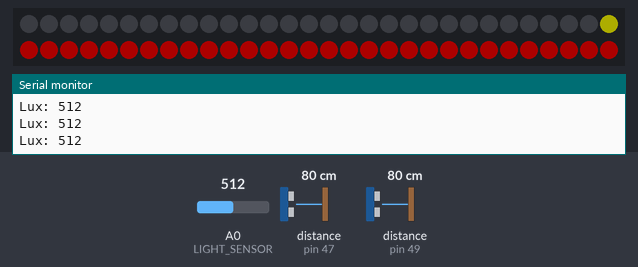
Recording of a sketch running on a simulated Arduino Mega 2560, built with avr-gcc and run on an emulated ATmega2560. Parts: 60 RGB LEDs in strip order, left to right, continuing on the next row, the last lines printed to the serial monitor. Inputs (shaded band) come from the test bench; at power-on: A0 (LIGHT_SENSOR) = 512, distance to the obstacle (sensors on pin 47, pin 49) 80 cm. The echo pulse lasts 58.3 µs per cm; dim RGB values are drawn brighter than linear.

Above: at 3.2 s.
3.3 s: A0 (LIGHT_SENSOR) set to 20
4.8 s: A0 (LIGHT_SENSOR) set to 16
At 5.5 s:
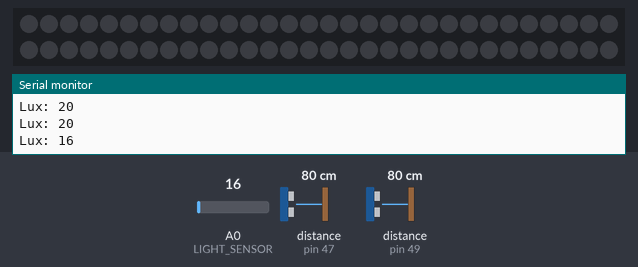
Timing chart, 0 to 7.8 s (numbered marks = the images above; inputs shaded):
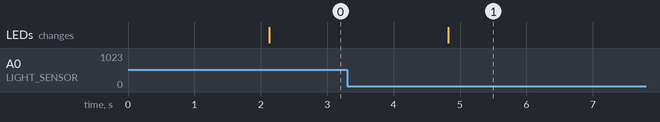

The sketch:

parking-indicator.ino
```cpp
/* Garage Depth Sensor
    By Karen Waldenmeyer
    https://github.com/kwaldz

    The purpose of this program is to ensure that a single car in our household parks deep enough into our
    garage to avoid any mishaps.
    I have a hatchback so it's important for me to know when I'm in far enough to clear the garage door,
    far enough in to open my hatch with the garage door down,
    and any further than that.

    Hardware:
    - 2x HC-SR04 ultrasonic sensor + 5V power source (shared)
    - APA102 Addressable LED strip, 1m 30LEDs/m + 5V power source (shared)
    - GOSEPP Light Sensor Module for Arduino
    - Arduino Mega 2560

	Stipulations:
	- The light sensor's purpose to ensure LEDs aren't constantly staying on - this is my janky way of accomplishing that
	- Reworked for 2 sensors! This setup is intended to split a single LED strip into 2, one half for each car/sensor in the garage.
*/

#include "FastLED.h"
#include "NewPing.h"

#define LIGHT_SENSOR          A0 //Light Sensor is connected to A0 of Arduino
#define MIN_LIGHT_THRESHOLD   18 //Setting a min light threshold set for garage door light @ nightime

// HC-SR04 Setup
#define TRIG_PIN_K              48
#define ECHO_PIN_K              49
#define TRIG_PIN_W              46
#define ECHO_PIN_W              47
NewPing sensor[2] = {
  NewPing(TRIG_PIN_K, ECHO_PIN_K, 10000),
  NewPing(TRIG_PIN_W, ECHO_PIN_W, 10000)
};

// defines distance variables - ints in cms
long distance[2];
long ms[2];
int tooclose[2] =             {121, 80};
int inopenabletrunk[2] =      {137, 125};
int incannotopentrunk[2] =    {160, 150};

//LED Strip constants
#define NUM_LEDS              60
#define DATA_PIN              30
#define CLOCK_PIN             31
#define LED_TYPE              APA102
#define COLOR_ORDER           BGR
#define BRIGHTNESS            50
#define FRAMES_PER_SECOND     120
//LED Strip arrays
CRGBArray<NUM_LEDS> leds;
CRGB color[2];
uint8_t numLedsToLight[2] = {0,0};
int halfway = NUM_LEDS/2;

void setup() {
  delay(2000); // 2 second delay for recovery
  Serial.begin(9600); // Starts the serial communication
  //Set up light sensor
  pinMode(LIGHT_SENSOR, INPUT);
  //LED initialization
  FastLED.addLeds<LED_TYPE, DATA_PIN, CLOCK_PIN, COLOR_ORDER>(leds, NUM_LEDS).setCorrection(TypicalLEDStrip);
  // set master brightness control
  FastLED.setBrightness(BRIGHTNESS);
  // limit my draw to 1A at 5v of power draw
  FastLED.setMaxPowerInVoltsAndMilliamps(5, 1000);
}
void loop() {
  //Get Light Reading - everything is dependent on it
  int lux = analogRead(LIGHT_SENSOR);
  Serial.print("Lux: ");
  Serial.println(lux);

  if (lux > MIN_LIGHT_THRESHOLD) { //Measured light must be above the min threshold
      for (uint8_t i = 0; i < 2; i++) { // Loop through both sensors.
        ms[i] = 0;                      //set ms to null
        //Serial.print(i);                //Which sensor are we reading from?
        //Serial.print(" Ping: ");
        ms[i] = (sensor[i].ping_median(3)); // Send ping, get response in ms (0 = outside set distance range)
        distance[i]=sensor[i].convert_cm(ms[i]);  //convert ms to cm
        //Serial.print(distance[i]);
        //Serial.print("cm");
        //This calls a linear map function I found that calculate the total pixels to be lit.
        numLedsToLight[i] = linearmap(distance[i], tooclose[i], incannotopentrunk[i], 1, (NUM_LEDS/2));
        //Serial.print(" numLedsToLight: ");
        //Serial.println(numLedsToLight[i]);
        //Clean up lights based on mapping, constrain to only between 0 and 15
        numLedsToLight[i] = constrain(numLedsToLight[i], 0, (NUM_LEDS/2));
        //Serial.print("   numLedsToLight: ");
        //Serial.println(numLedsToLight[i]);

        //Color logic based on depth measurements
        if (distance[i] <= tooclose[i] && distance[i] != 0 ) {
          color[i] = CRGB::Red;
          numLedsToLight[i] = (NUM_LEDS/2);
        } else if (distance[i] > tooclose[i] && distance[i] <=  inopenabletrunk[i]) {
          color[i] = CRGB::Yellow;
        } else if (distance[i] > inopenabletrunk[i] && distance[i] <= incannotopentrunk[i]) {
          color[i] = CRGB::Green;
        } else if (distance[i] > incannotopentrunk[i] || distance[i] == 0) {
          color[i] = CRGB::DodgerBlue;
        } else {
          color[i] = CRGB::Black;
        }
      }

      //Light up those LEDs for each sensor
      leds(0, ((NUM_LEDS/2)-numLedsToLight[1])).fill_solid(CRGB::Black);
      leds(((NUM_LEDS/2)-numLedsToLight[1]), (NUM_LEDS/2)).fill_solid(color[1]);
      leds((NUM_LEDS/2), ((NUM_LEDS/2)+numLedsToLight[0])).fill_solid(color[0]);
      leds(((NUM_LEDS/2)+numLedsToLight[0]), NUM_LEDS).fill_solid(CRGB::Black);

      FastLED.show();
      //
      //delay(20);

  } else { //light is below threshold

    // Now turn the LED off, then pause for 5 secs
    leds.fill_solid(CRGB::Black);
    FastLED.show();
    delay(5000);
  }

}

long linearmap(long x, long in_min, long in_max, long out_min, long out_max)
{
  if ( x == in_max)
    return out_max;
  else if (out_min < out_max)
    return (x - in_min) * (out_max - out_min + 1) / (in_max - in_min) + out_min;
  else
    return (x - in_min) * (out_max - out_min - 1) / (in_max - in_min) + out_min;
}
```

Measured:
- the behaviour switches between 19 and 18 on A0 (LIGHT_SENSOR) (found by bisection; images 0 and 1)
- after the input at 4.8 s, the LEDs: change at once (image 1)
